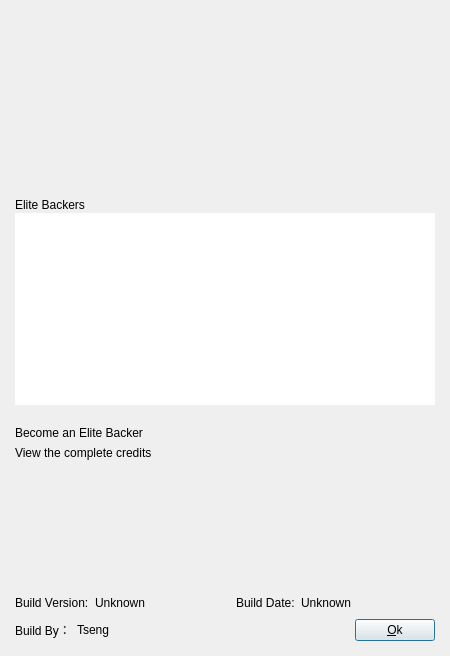
<?xml version="1.0" encoding="UTF-8"?>
<ui version="4.0">
 <class>AboutDialogBase</class>
 <widget class="QDialog" name="AboutDialogBase">
  <property name="windowModality">
   <enum>Qt::ApplicationModal</enum>
  </property>
  <property name="enabled">
   <bool>true</bool>
  </property>
  <property name="geometry">
   <rect>
    <x>0</x>
    <y>0</y>
    <width>450</width>
    <height>656</height>
   </rect>
  </property>
  <property name="sizePolicy">
   <sizepolicy hsizetype="Preferred" vsizetype="Preferred">
    <horstretch>0</horstretch>
    <verstretch>0</verstretch>
   </sizepolicy>
  </property>
  <property name="minimumSize">
   <size>
    <width>450</width>
    <height>495</height>
   </size>
  </property>
  <property name="maximumSize">
   <size>
    <width>600</width>
    <height>800</height>
   </size>
  </property>
  <property name="windowTitle">
   <string>About Synergy</string>
  </property>
  <property name="modal">
   <bool>true</bool>
  </property>
  <layout class="QGridLayout">
   <property name="leftMargin">
    <number>15</number>
   </property>
   <property name="topMargin">
    <number>15</number>
   </property>
   <property name="rightMargin">
    <number>15</number>
   </property>
   <property name="bottomMargin">
    <number>15</number>
   </property>
   <item row="12" column="1">
    <spacer name="verticalSpacer_3">
     <property name="orientation">
      <enum>Qt::Vertical</enum>
     </property>
     <property name="sizeType">
      <enum>QSizePolicy::Expanding</enum>
     </property>
     <property name="sizeHint" stdset="0">
      <size>
       <width>20</width>
       <height>15</height>
      </size>
     </property>
    </spacer>
   </item>
   <item row="15" column="1">
    <layout class="QHBoxLayout" name="horizontalLayout_2">
     <item>
      <widget class="QLabel" name="label_2">
       <property name="text">
        <string>Build By：</string>
       </property>
      </widget>
     </item>
     <item>
      <widget class="QLabel" name="label_4">
       <property name="text">
        <string notr="true">Tseng</string>
       </property>
      </widget>
     </item>
     <item>
      <spacer name="horizontalSpacer_2">
       <property name="orientation">
        <enum>Qt::Horizontal</enum>
       </property>
       <property name="sizeHint" stdset="0">
        <size>
         <width>40</width>
         <height>20</height>
        </size>
       </property>
      </spacer>
     </item>
     <item>
      <widget class="QPushButton" name="buttonOk">
       <property name="sizePolicy">
        <sizepolicy hsizetype="Minimum" vsizetype="Minimum">
         <horstretch>0</horstretch>
         <verstretch>0</verstretch>
        </sizepolicy>
       </property>
       <property name="text">
        <string>&amp;Ok</string>
       </property>
      </widget>
     </item>
    </layout>
   </item>
   <item row="3" column="1">
    <spacer name="verticalSpacer">
     <property name="orientation">
      <enum>Qt::Vertical</enum>
     </property>
     <property name="sizeType">
      <enum>QSizePolicy::Preferred</enum>
     </property>
     <property name="sizeHint" stdset="0">
      <size>
       <width>20</width>
       <height>15</height>
      </size>
     </property>
    </spacer>
   </item>
   <item row="6" column="1">
    <layout class="QVBoxLayout" name="verticalLayout_2">
     <property name="spacing">
      <number>1</number>
     </property>
     <property name="sizeConstraint">
      <enum>QLayout::SetDefaultConstraint</enum>
     </property>
     <property name="leftMargin">
      <number>0</number>
     </property>
     <property name="topMargin">
      <number>0</number>
     </property>
     <item>
      <widget class="QLabel" name="labelEliteBackers">
       <property name="font">
        <font>
         <weight>50</weight>
         <bold>false</bold>
        </font>
       </property>
       <property name="styleSheet">
        <string notr="true"/>
       </property>
       <property name="text">
        <string>Elite Backers</string>
       </property>
      </widget>
     </item>
     <item>
      <widget class="QTextBrowser" name="textEliteBackers">
       <property name="sizePolicy">
        <sizepolicy hsizetype="Expanding" vsizetype="Expanding">
         <horstretch>0</horstretch>
         <verstretch>0</verstretch>
        </sizepolicy>
       </property>
       <property name="styleSheet">
        <string notr="true"/>
       </property>
       <property name="frameShape">
        <enum>QFrame::NoFrame</enum>
       </property>
       <property name="horizontalScrollBarPolicy">
        <enum>Qt::ScrollBarAlwaysOff</enum>
       </property>
       <property name="autoFormatting">
        <set>QTextEdit::AutoNone</set>
       </property>
      </widget>
     </item>
    </layout>
   </item>
   <item row="14" column="1">
    <layout class="QHBoxLayout" name="horizontalLayout_4">
     <item>
      <widget class="QLabel" name="label">
       <property name="sizePolicy">
        <sizepolicy hsizetype="Minimum" vsizetype="Minimum">
         <horstretch>0</horstretch>
         <verstretch>0</verstretch>
        </sizepolicy>
       </property>
       <property name="text">
        <string>Build Version:</string>
       </property>
       <property name="margin">
        <number>1</number>
       </property>
      </widget>
     </item>
     <item>
      <widget class="QLabel" name="m_pLabelSynergyVersion">
       <property name="sizePolicy">
        <sizepolicy hsizetype="Preferred" vsizetype="Minimum">
         <horstretch>0</horstretch>
         <verstretch>0</verstretch>
        </sizepolicy>
       </property>
       <property name="text">
        <string>Unknown</string>
       </property>
       <property name="margin">
        <number>1</number>
       </property>
      </widget>
     </item>
     <item>
      <spacer name="horizontalSpacer">
       <property name="orientation">
        <enum>Qt::Horizontal</enum>
       </property>
       <property name="sizeHint" stdset="0">
        <size>
         <width>40</width>
         <height>20</height>
        </size>
       </property>
      </spacer>
     </item>
     <item>
      <widget class="QLabel" name="label_5">
       <property name="text">
        <string>Build Date:</string>
       </property>
      </widget>
     </item>
     <item>
      <widget class="QLabel" name="m_pLabelBuildDate">
       <property name="text">
        <string>Unknown</string>
       </property>
      </widget>
     </item>
     <item>
      <spacer name="horizontalSpacer_5">
       <property name="orientation">
        <enum>Qt::Horizontal</enum>
       </property>
       <property name="sizeHint" stdset="0">
        <size>
         <width>40</width>
         <height>20</height>
        </size>
       </property>
      </spacer>
     </item>
    </layout>
   </item>
   <item row="10" column="1">
    <widget class="QLabel" name="labelEliteBackerLink">
     <property name="sizePolicy">
      <sizepolicy hsizetype="Expanding" vsizetype="Preferred">
       <horstretch>0</horstretch>
       <verstretch>0</verstretch>
      </sizepolicy>
     </property>
     <property name="text">
      <string>&lt;a href=&quot;https://symless.com/synergy/account-status?source=gui&quot; style=&quot;color: #4285F4;&quot;&gt;Become an Elite Backer&lt;/a&gt;</string>
     </property>
     <property name="openExternalLinks">
      <bool>true</bool>
     </property>
    </widget>
   </item>
   <item row="11" column="1">
    <widget class="QLabel" name="labelCreditsLink">
     <property name="sizePolicy">
      <sizepolicy hsizetype="Expanding" vsizetype="Preferred">
       <horstretch>0</horstretch>
       <verstretch>0</verstretch>
      </sizepolicy>
     </property>
     <property name="text">
      <string>&lt;a href=&quot;https://symless.com/synergy/credits?source=gui&quot; style=&quot;color: #4285F4;&quot;&gt;View the complete credits&lt;/a&gt;</string>
     </property>
     <property name="openExternalLinks">
      <bool>true</bool>
     </property>
    </widget>
   </item>
   <item row="1" column="1">
    <spacer name="verticalSpacer_2">
     <property name="orientation">
      <enum>Qt::Vertical</enum>
     </property>
     <property name="sizeType">
      <enum>QSizePolicy::Preferred</enum>
     </property>
     <property name="sizeHint" stdset="0">
      <size>
       <width>0</width>
       <height>15</height>
      </size>
     </property>
    </spacer>
   </item>
   <item row="2" column="1">
    <widget class="QLabel" name="label_3">
     <property name="sizePolicy">
      <sizepolicy hsizetype="Expanding" vsizetype="MinimumExpanding">
       <horstretch>0</horstretch>
       <verstretch>0</verstretch>
      </sizepolicy>
     </property>
     <property name="text">
      <string/>
     </property>
     <property name="wordWrap">
      <bool>true</bool>
     </property>
     <property name="margin">
      <number>1</number>
     </property>
    </widget>
   </item>
   <item row="0" column="1">
    <widget class="QLabel" name="label_Logo">
     <property name="sizePolicy">
      <sizepolicy hsizetype="Preferred" vsizetype="Preferred">
       <horstretch>0</horstretch>
       <verstretch>0</verstretch>
      </sizepolicy>
     </property>
     <property name="maximumSize">
      <size>
       <width>200</width>
       <height>50</height>
      </size>
     </property>
     <property name="text">
      <string notr="true"/>
     </property>
     <property name="pixmap">
      <pixmap resource="../res/Synergy.qrc">:/res/image/about.png</pixmap>
     </property>
     <property name="scaledContents">
      <bool>true</bool>
     </property>
     <property name="margin">
      <number>0</number>
     </property>
    </widget>
   </item>
   <item row="9" column="1">
    <spacer name="verticalSpacer_4">
     <property name="orientation">
      <enum>Qt::Vertical</enum>
     </property>
     <property name="sizeType">
      <enum>QSizePolicy::Preferred</enum>
     </property>
     <property name="sizeHint" stdset="0">
      <size>
       <width>20</width>
       <height>15</height>
      </size>
     </property>
    </spacer>
   </item>
  </layout>
 </widget>
 <resources>
  <include location="../res/Synergy.qrc"/>
 </resources>
 <connections>
  <connection>
   <sender>buttonOk</sender>
   <signal>clicked()</signal>
   <receiver>AboutDialogBase</receiver>
   <slot>accept()</slot>
   <hints>
    <hint type="sourcelabel">
     <x>315</x>
     <y>374</y>
    </hint>
    <hint type="destinationlabel">
     <x>301</x>
     <y>3</y>
    </hint>
   </hints>
  </connection>
 </connections>
</ui>
